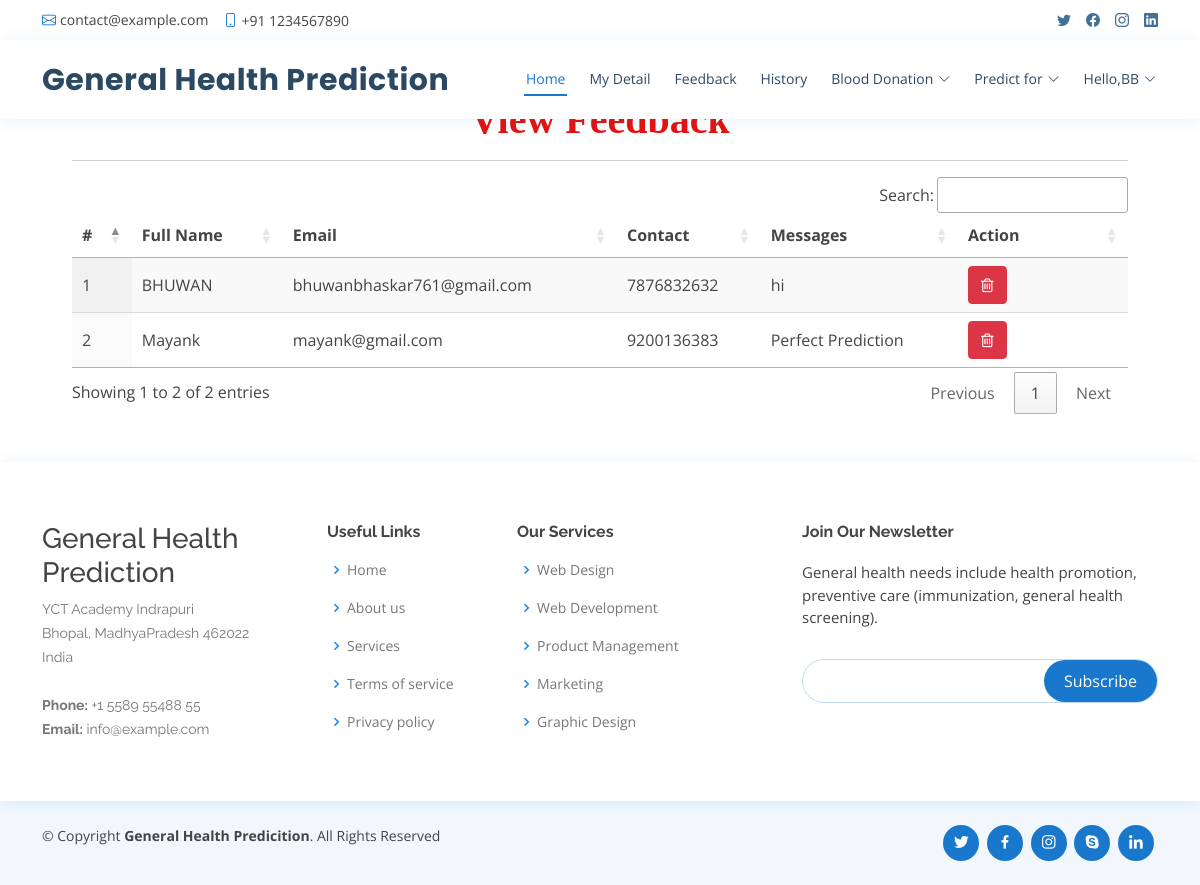
Screenshot of /view_feedback (signed in) with the database file from the repository.
### healthapp/models.py (models this page shows, shortened)
class Feedback(models.Model):
    user = models.ForeignKey(User, on_delete=models.CASCADE, null=True)
    messages = models.TextField(null=True)
    date = models.DateField(auto_now=True)

class Patient(models.Model):
    user = models.ForeignKey(User, on_delete=models.CASCADE, null=True)
    contact = models.CharField(max_length=100, null=True)
    address = models.CharField(max_length=100, null=True)
    dob = models.DateField(null=True)
    image = models.FileField(null=True)

### healthapp/views.py (the view)
# urls.py: path('view_feedback', View_Feedback,name="view_feedback"),
@login_required(login_url="login")
def View_Feedback(request):
    dis = Feedback.objects.all()
    d = {'dis':dis}
    return render(request,'view_feedback.html',d)

### healthapp/templates/view_feedback.html
{% extends 'index.html' %}
{% load static %}
{% block body %}
<div class="container-fluid" style="width:90%;margin-top:8%">
                    <div class="container-fluid">
                        <h1 align="center" style="font-weight:bold;font-family : 'Monotype Corsiva' ; color : #E6120E ;margin-top:4%">View Feedback</h1>
                         </div><hr>
                                <table id="example" class="display" style="width:100%">
                                  <thead>
                                    <tr>
                                      <th>#</th>
                                      <th>Full Name</th>
                                      <th>Email</th>
                                      <th>Contact</th>
                                      <th>Messages</th>
                                      <th>Action</th>
                                  </tr>
                              </thead>
                              <tbody>
                              {% for i in dis %}
                                <tr>
                                  <td>{{forloop.counter}}</td>
                                  <td>{{i.user.first_name}} {{i.user.user.last_name}}</td>
                                  <td>{{i.user.email}}</td>
                                  <td>{{i.user.patient_set.all.0.contact}}</td>
                                  <td>{{i.messages}}</td>
                                  <td style="width:150px">
                                      <a href="{% url 'delete_feedback' i.id %}" ><button class="btn btn-danger" onclick="return confirm('Are you sure?')"><i class="fa fa-trash-o"></i></button></a></td>
                              </tr>
                              {% endfor %}
                          </tbody>
                      </table>
                  </div>
{% endblock %}

### healthapp/templates/index.html (shortened to what this page needs)
<!DOCTYPE html>
<html lang="en">
  {% load static %}
<head>
  <link href="{% static 'vendor/fontawesome-free/css/all.min.css' %}" rel="stylesheet">
  <link href="{% static 'vendor/animate.css/animate.min.css' %}" rel="stylesheet">
  <link href="{% static 'vendor/bootstrap/css/bootstrap.min.css' %}" rel="stylesheet">
  <link href="{% static 'vendor/bootstrap-icons/bootstrap-icons.css' %}" rel="stylesheet">
  <link href="{% static 'vendor/boxicons/css/boxicons.min.css' %}" rel="stylesheet">
  <link href="{% static 'vendor/glightbox/css/glightbox.min.css' %}" rel="stylesheet">
  <link href="{% static 'vendor/remixicon/remixicon.css' %}" rel="stylesheet">
  <link href="{% static 'vendor/swiper/swiper-bundle.min.css' %}" rel="stylesheet">
  <link href="{% static 'css/style.css' %}" rel="stylesheet">
  <link rel="stylesheet" href="https://cdnjs.cloudflare.com/ajax/libs/font-awesome/4.7.0/css/font-awesome.min.css">
  <link rel='stylesheet' type='text/css' href="https://cdn.datatables.net/1.10.21/css/jquery.dataTables.min.css">
  <link rel='stylesheet' type='text/css' href="https://cdn.datatables.net/buttons/1.6.2/css/buttons.dataTables.min.css">
</head>
<body>
  <div id="topbar" class="d-flex align-items-center fixed-top">
    <div class="container d-flex justify-content-between">
      <div class="contact-info d-flex align-items-center">
        <i class="bi bi-envelope"></i> <a href="mailto:contact@example.com">contact@example.com</a>
        <i class="bi bi-phone"></i> +91 1234567890
      </div>
      <div class="d-none d-lg-flex social-links align-items-center">
        <a href="#" class="twitter"><i class="bi bi-twitter"></i></a>
        <a href="#" class="facebook"><i class="bi bi-facebook"></i></a>
        <a href="#" class="instagram"><i class="bi bi-instagram"></i></a>
        <a href="#" class="linkedin"><i class="bi bi-linkedin"></i></i></a>
      </div>
    </div>
  </div>
  <header id="header" class="fixed-top">
    <div class="container d-flex align-items-center">
      <h1 class="logo me-auto"><a href="index.html">General Health Prediction</a></h1>
      {% if request.user.is_staff %}
      <nav id="navbar" class="navbar order-last order-lg-0">
        <ul>
          <li><a class="nav-link scrollto active" href="{% url 'admin_home' %}">Home</a></li>
          <li class="dropdown"><a href="#"><span>Doctor</span> <i class="bi bi-chevron-down"></i></a>
            <ul>
              <li><a href="/add_doctor">Add Doctor</a></li>
              <li><a href="/view_doctor">View Doctor</a></li>
            </ul>
          </li>
          <li><a class="nav-link scrollto" href="/view_patient">Patient</a></li>
          <li><a class="nav-link scrollto" href="/view_search_pat">Searched Data</a></li>
          <li><a class="nav-link scrollto" href="/view_feedback">Feedback</a></li>
          <li class="dropdown"><a href="#"><span>Blood Donation</span> <i class="bi bi-chevron-down"></i></a>
            <ul>
              <li><a href="/request_blood">Request for Blood</a></li>
              <li><a href="/donator_blood">Donate for Blood</a></li>
            </ul>
          </li>
          <li class="dropdown">
            <a href="#" class="appointment-btn scrollto" style="color: #fff;"><span class="d-none d-md-inline">Welcome,</span> {{request.user.username}} <i class="bi bi-chevron-down"></i></a>
            <ul>
              <li><a href="{% url 'change_password' %}">Password</a></li>
              <li><a href="{% url 'logout' %}">Logout</a></li>
            </ul>
          </li>
        </ul>
        <i class="bi bi-list mobile-nav-toggle"></i>
      </nav>
      {% elif request.user.patient_set.all.0 %}
      <nav id="navbar" class="navbar order-last order-lg-0">
        <ul>
          <li><a class="nav-link scrollto active" href="{% url 'patient_home' %}">Home</a></li>
          <li><a class="nav-link scrollto" href="/profile_doctor">My Detail</a></li>
          <li><a class="nav-link scrollto" href="/sent_feedback">Feedback</a></li>
          <li><a class="nav-link scrollto" href="/view_search_pat">History</a></li>
          <li class="dropdown"><a href="#"><span>Blood Donation</span> <i class="bi bi-chevron-down"></i></a>
          </li>
          <li class="dropdown"><a href="#"><span>Predict for</span> <i class="bi bi-chevron-down"></i></a>
          </li>
          <li class="dropdown"><a href="#"><span>Hello,{{request.user.username}}</span> <i class="bi bi-chevron-down"></i></a>
          </li>
        </ul>
      </nav>
      {% endif %}
  </header>
  <div class="mt-5 mb-5" style="margin-top:14%">
  {% block body %}
  {% endblock %}
  </div>
  <footer id="footer">
    <div class="footer-top">
      <div class="container">
        <div class="row">
          <div class="col-lg-3 col-md-6 footer-contact">
            <h3>General Health Prediction</h3>
            <p>
              YCT Academy Indrapuri <br>
              Bhopal, MadhyaPradesh 462022<br>
              India <br><br>
              <strong>Phone:</strong> +1 5589 55488 55<br>
              <strong>Email:</strong> info@example.com<br>
            </p>
          </div>
          <div class="col-lg-2 col-md-6 footer-links">
            <h4>Useful Links</h4>
            <ul>
              <li><i class="bx bx-chevron-right"></i> <a href="#">Home</a></li>
              <li><i class="bx bx-chevron-right"></i> <a href="#">About us</a></li>
              <li><i class="bx bx-chevron-right"></i> <a href="#">Services</a></li>
              <li><i class="bx bx-chevron-right"></i> <a href="#">Terms of service</a></li>
              <li><i class="bx bx-chevron-right"></i> <a href="#">Privacy policy</a></li>
            </ul>
          </div>
          <div class="col-lg-3 col-md-6 footer-links">
            <h4>Our Services</h4>
            <ul>
              <li><i class="bx bx-chevron-right"></i> <a href="#">Web Design</a></li>
              <li><i class="bx bx-chevron-right"></i> <a href="#">Web Development</a></li>
              <li><i class="bx bx-chevron-right"></i> <a href="#">Product Management</a></li>
              <li><i class="bx bx-chevron-right"></i> <a href="#">Marketing</a></li>
              <li><i class="bx bx-chevron-right"></i> <a href="#">Graphic Design</a></li>
            </ul>
          </div>
          <div class="col-lg-4 col-md-6 footer-newsletter">
            <h4>Join Our Newsletter</h4>
            <p>General health needs include health promotion, preventive care (immunization, general health screening).</p>
            <form action="" method="post">
              <input type="email" name="email"><input type="submit" value="Subscribe">
            </form>
          </div>
        </div>
      </div>
    </div>
    <div class="container d-md-flex py-4">
      <div class="me-md-auto text-center text-md-start">
        <div class="copyright">
          &copy; Copyright <strong><span>General Health Predicition</span></strong>. All Rights Reserved
        </div>
        <div class="credits">
        </div>
      </div>
      <div class="social-links text-center text-md-right pt-3 pt-md-0">
        <a href="#" class="twitter"><i class="bx bxl-twitter"></i></a>
        <a href="#" class="facebook"><i class="bx bxl-facebook"></i></a>
        <a href="#" class="instagram"><i class="bx bxl-instagram"></i></a>
        <a href="#" class="google-plus"><i class="bx bxl-skype"></i></a>
        <a href="#" class="linkedin"><i class="bx bxl-linkedin"></i></a>
      </div>
    </div>
  </footer>
</body>
</html>

### healthapp/static/css/style.css (style rules this page uses)
body { font-family: "Open Sans", sans-serif; color: #444444; }
a { color: #1977cc; text-decoration: none; }
h1, h2, h3, h4, h5, h6 { font-family: "Raleway", sans-serif; }
#topbar { background: #fff; height: 40px; font-size: 14px; transition: all 0.5s; z-index: 996; }
#topbar .contact-info a { line-height: 1; color: #444444; transition: 0.3s; }
#topbar .contact-info i { color: #1977cc; padding-right: 4px; margin-left: 15px; line-height: 0; }
#topbar .contact-info i:first-child { margin-left: 0; }
#topbar .social-links a { color: #437099; padding-left: 15px; display: inline-block; line-height: 1px; transition: 0.3s; }
#topbar .social-links a:first-child { border-left: 0; }
#header { background: #fff; transition: all 0.5s; z-index: 997; padding: 15px 0; top: 40px; box-shadow: 0px 2px 15px rgba(25, 119, 204, 0.1); }
#header .logo { font-size: 30px; margin: 0; padding: 0; line-height: 1; font-weight: 700; letter-spacing: 0.5px; font-family: "Poppins", sans-serif; }
#header .logo a { color: #2c4964; }
.navbar { padding: 0; }
.navbar ul { margin: 0; padding: 0; display: flex; list-style: none; align-items: center; }
.navbar li { position: relative; }
.navbar>ul>li { position: relative; white-space: nowrap; padding: 8px 0 8px 20px; }
.navbar a, .navbar a:focus { display: flex; align-items: center; justify-content: space-between; font-size: 14px; color: #2c4964; white-space: nowrap; transition: 0.3s; border-bottom: 2px solid #fff; padding: 5px 2px; }
.navbar a i, .navbar a:focus i { font-size: 12px; line-height: 0; margin-left: 5px; }
.navbar a:hover, .navbar .active, .navbar .active:focus, .navbar li:hover>a { color: #1977cc; border-color: #1977cc; }
#footer { color: #444444; font-size: 14px; background: #f1f7fd; }
#footer .footer-top { padding: 60px 0 30px 0; background: #fff; box-shadow: 0px 2px 15px rgba(25, 119, 204, 0.1); }
#footer .footer-top .footer-contact { margin-bottom: 30px; }
#footer .footer-top .footer-contact p { font-size: 14px; line-height: 24px; margin-bottom: 0; font-family: "Raleway", sans-serif; color: #777777; }
#footer .footer-top h4 { font-size: 16px; font-weight: bold; color: #444444; position: relative; padding-bottom: 12px; }
#footer .footer-top .footer-links { margin-bottom: 30px; }
#footer .footer-top .footer-links ul { list-style: none; padding: 0; margin: 0; }
#footer .footer-top .footer-links ul i { padding-right: 2px; color: #1c84e3; font-size: 18px; line-height: 1; }
#footer .footer-top .footer-links ul li { padding: 10px 0; display: flex; align-items: center; }
#footer .footer-top .footer-links ul li:first-child { padding-top: 0; }
#footer .footer-top .footer-links ul a { color: #777777; transition: 0.3s; display: inline-block; line-height: 1; }
#footer .footer-newsletter { font-size: 15px; }
#footer .footer-newsletter h4 { font-size: 16px; font-weight: bold; color: #444444; position: relative; padding-bottom: 12px; }
#footer .footer-newsletter form { margin-top: 30px; background: #fff; padding: 6px 10px; position: relative; border-radius: 50px; text-align: left; border: 1px solid #bfdcf7; }
#footer .footer-newsletter form input[type=email] { border: 0; padding: 4px 8px; width: calc(100% - 100px); }
#footer .footer-newsletter form input[type=submit] { position: absolute; top: 0; right: 0; bottom: 0; border: 0; background: none; font-size: 16px; padding: 0 20px; background: #1977cc; color: #fff; transition: 0.3s; border-radius: 50px; }
#footer .credits { padding-top: 5px; font-size: 13px; color: #444444; }
#footer .social-links a { font-size: 18px; display: inline-block; background: #1977cc; color: #fff; line-height: 1; padding: 8px 0; margin-right: 4px; border-radius: 50%; text-align: center; width: 36px; height: 36px; transition: 0.3s; }

### rows the page displays
Feedback: user.first_name "BHUWAN", user.email "bhuwanbhaskar761@gmail.com", user.patient_set.all.0.contact "7876832632", messages "hi"
Feedback: user.first_name "Mayank", user.email "mayank@gmail.com", user.patient_set.all.0.contact "9200136383", messages "Perfect Prediction"

### other values shown
{{ request.user.username }} "BB"
